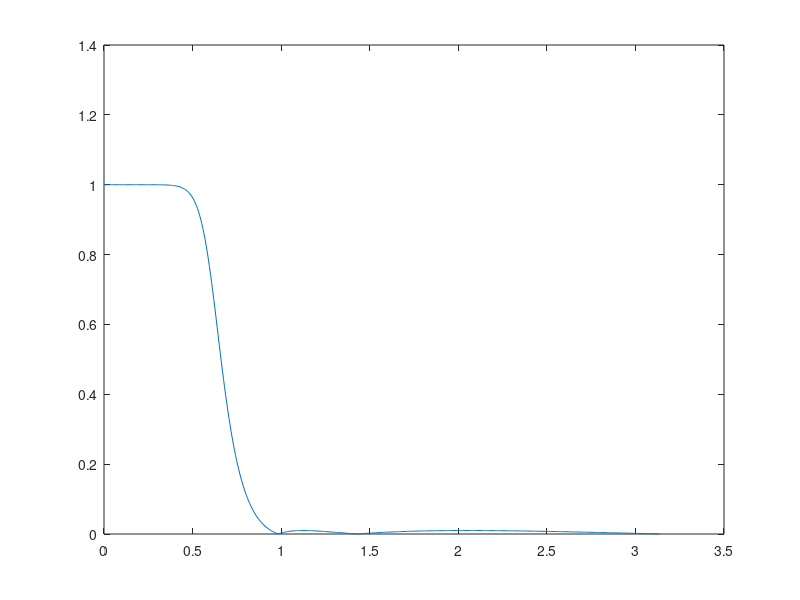

The MATLAB source for this figure:
rp = 0.5; wp = (1.2/4); rs = 40; ws = (2/4); 
[n, wn] = cheb2ord(wp, ws, rp, rs); 
[b, a] = cheby2(n, rs, wp);
[h, w] = freqz(b,a);
plot(w, abs(h)) 